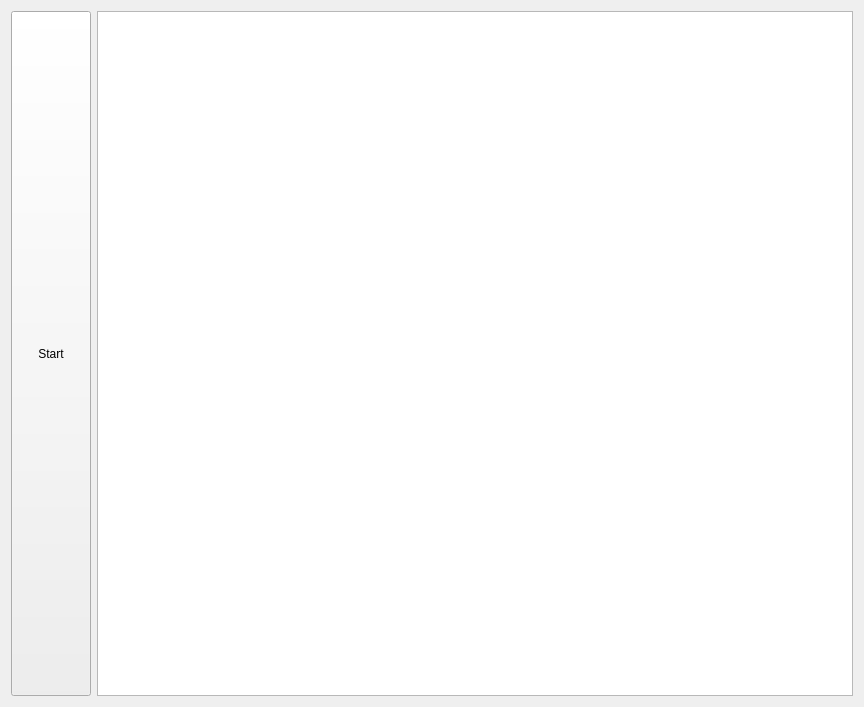
<?xml version="1.0" encoding="UTF-8"?>
<ui version="4.0">
 <class>ManualControlWidget</class>
 <widget class="QWidget" name="ManualControlWidget">
  <property name="geometry">
   <rect>
    <x>0</x>
    <y>0</y>
    <width>864</width>
    <height>707</height>
   </rect>
  </property>
  <property name="windowTitle">
   <string>Form</string>
  </property>
  <layout class="QVBoxLayout" name="verticalLayout_2">
   <item>
    <layout class="QVBoxLayout" name="verticalLayout"/>
   </item>
   <item>
    <layout class="QVBoxLayout" name="verticalLayout_3">
     <item>
      <layout class="QHBoxLayout" name="horizontalLayout_9">
       <item>
        <widget class="QPushButton" name="startButton">
         <property name="sizePolicy">
          <sizepolicy hsizetype="Minimum" vsizetype="Preferred">
           <horstretch>0</horstretch>
           <verstretch>0</verstretch>
          </sizepolicy>
         </property>
         <property name="text">
          <string>Start</string>
         </property>
        </widget>
       </item>
       <item>
        <widget class="QPlainTextEdit" name="controlOutput">
         <property name="sizePolicy">
          <sizepolicy hsizetype="Expanding" vsizetype="Minimum">
           <horstretch>0</horstretch>
           <verstretch>0</verstretch>
          </sizepolicy>
         </property>
        </widget>
       </item>
      </layout>
     </item>
    </layout>
   </item>
  </layout>
 </widget>
 <resources/>
 <connections/>
</ui>
